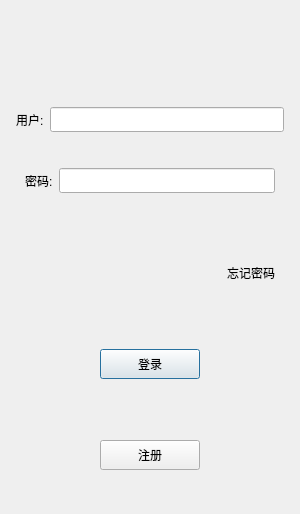
<?xml version="1.0" encoding="UTF-8"?>
<ui version="4.0">
 <class>LoginDialog</class>
 <widget class="QDialog" name="LoginDialog">
  <property name="geometry">
   <rect>
    <x>0</x>
    <y>0</y>
    <width>300</width>
    <height>514</height>
   </rect>
  </property>
  <property name="minimumSize">
   <size>
    <width>300</width>
    <height>500</height>
   </size>
  </property>
  <property name="maximumSize">
   <size>
    <width>300</width>
    <height>514</height>
   </size>
  </property>
  <property name="windowTitle">
   <string>Dialog</string>
  </property>
  <layout class="QVBoxLayout" name="verticalLayout_2">
   <item>
    <layout class="QVBoxLayout" name="verticalLayout">
     <property name="leftMargin">
      <number>5</number>
     </property>
     <property name="topMargin">
      <number>5</number>
     </property>
     <property name="rightMargin">
      <number>5</number>
     </property>
     <property name="bottomMargin">
      <number>5</number>
     </property>
     <item>
      <widget class="QWidget" name="widget" native="true">
       <layout class="QGridLayout" name="gridLayout">
        <item row="0" column="2">
         <spacer name="horizontalSpacer">
          <property name="orientation">
           <enum>Qt::Horizontal</enum>
          </property>
          <property name="sizeHint" stdset="0">
           <size>
            <width>40</width>
            <height>20</height>
           </size>
          </property>
         </spacer>
        </item>
        <item row="0" column="1">
         <widget class="QLabel" name="label">
          <property name="text">
           <string/>
          </property>
          <property name="pixmap">
           <pixmap resource="rc.qrc">:/rec/cat.png</pixmap>
          </property>
         </widget>
        </item>
        <item row="0" column="0">
         <spacer name="horizontalSpacer_2">
          <property name="orientation">
           <enum>Qt::Horizontal</enum>
          </property>
          <property name="sizeHint" stdset="0">
           <size>
            <width>40</width>
            <height>20</height>
           </size>
          </property>
         </spacer>
        </item>
       </layout>
      </widget>
     </item>
     <item>
      <layout class="QHBoxLayout" name="horizontalLayout">
       <item>
        <widget class="QLabel" name="user_label">
         <property name="minimumSize">
          <size>
           <width>0</width>
           <height>25</height>
          </size>
         </property>
         <property name="maximumSize">
          <size>
           <width>16777215</width>
           <height>25</height>
          </size>
         </property>
         <property name="text">
          <string>用户:</string>
         </property>
        </widget>
       </item>
       <item>
        <widget class="QLineEdit" name="user_edit">
         <property name="minimumSize">
          <size>
           <width>0</width>
           <height>25</height>
          </size>
         </property>
         <property name="maximumSize">
          <size>
           <width>16777215</width>
           <height>25</height>
          </size>
         </property>
        </widget>
       </item>
      </layout>
     </item>
     <item>
      <widget class="QWidget" name="widget_2" native="true">
       <layout class="QHBoxLayout" name="horizontalLayout_3">
        <item>
         <widget class="QLabel" name="pass_label">
          <property name="minimumSize">
           <size>
            <width>0</width>
            <height>25</height>
           </size>
          </property>
          <property name="maximumSize">
           <size>
            <width>16777215</width>
            <height>25</height>
           </size>
          </property>
          <property name="text">
           <string>密码:</string>
          </property>
         </widget>
        </item>
        <item>
         <widget class="QLineEdit" name="pass_edit">
          <property name="minimumSize">
           <size>
            <width>0</width>
            <height>25</height>
           </size>
          </property>
          <property name="maximumSize">
           <size>
            <width>16777215</width>
            <height>25</height>
           </size>
          </property>
         </widget>
        </item>
       </layout>
      </widget>
     </item>
     <item>
      <widget class="QWidget" name="widget_3" native="true">
       <layout class="QHBoxLayout" name="horizontalLayout_4">
        <item>
         <spacer name="horizontalSpacer_3">
          <property name="orientation">
           <enum>Qt::Horizontal</enum>
          </property>
          <property name="sizeHint" stdset="0">
           <size>
            <width>176</width>
            <height>20</height>
           </size>
          </property>
         </spacer>
        </item>
        <item>
         <widget class="QLabel" name="forget_label">
          <property name="minimumSize">
           <size>
            <width>0</width>
            <height>25</height>
           </size>
          </property>
          <property name="maximumSize">
           <size>
            <width>16777215</width>
            <height>25</height>
           </size>
          </property>
          <property name="text">
           <string>忘记密码</string>
          </property>
         </widget>
        </item>
       </layout>
      </widget>
     </item>
     <item>
      <widget class="QWidget" name="widget_4" native="true">
       <layout class="QHBoxLayout" name="horizontalLayout_5">
        <item>
         <spacer name="horizontalSpacer_4">
          <property name="orientation">
           <enum>Qt::Horizontal</enum>
          </property>
          <property name="sizeHint" stdset="0">
           <size>
            <width>63</width>
            <height>20</height>
           </size>
          </property>
         </spacer>
        </item>
        <item>
         <widget class="QPushButton" name="login_btn">
          <property name="minimumSize">
           <size>
            <width>100</width>
            <height>30</height>
           </size>
          </property>
          <property name="text">
           <string>登录</string>
          </property>
         </widget>
        </item>
        <item>
         <spacer name="horizontalSpacer_5">
          <property name="orientation">
           <enum>Qt::Horizontal</enum>
          </property>
          <property name="sizeHint" stdset="0">
           <size>
            <width>63</width>
            <height>20</height>
           </size>
          </property>
         </spacer>
        </item>
       </layout>
      </widget>
     </item>
     <item>
      <widget class="QWidget" name="widget_5" native="true">
       <layout class="QHBoxLayout" name="horizontalLayout_6">
        <item>
         <spacer name="horizontalSpacer_6">
          <property name="orientation">
           <enum>Qt::Horizontal</enum>
          </property>
          <property name="sizeHint" stdset="0">
           <size>
            <width>63</width>
            <height>20</height>
           </size>
          </property>
         </spacer>
        </item>
        <item>
         <widget class="QPushButton" name="reg_btn">
          <property name="minimumSize">
           <size>
            <width>100</width>
            <height>30</height>
           </size>
          </property>
          <property name="text">
           <string>注册</string>
          </property>
         </widget>
        </item>
        <item>
         <spacer name="horizontalSpacer_7">
          <property name="orientation">
           <enum>Qt::Horizontal</enum>
          </property>
          <property name="sizeHint" stdset="0">
           <size>
            <width>63</width>
            <height>20</height>
           </size>
          </property>
         </spacer>
        </item>
       </layout>
      </widget>
     </item>
    </layout>
   </item>
  </layout>
 </widget>
 <resources>
  <include location="rc.qrc"/>
 </resources>
 <connections/>
</ui>
